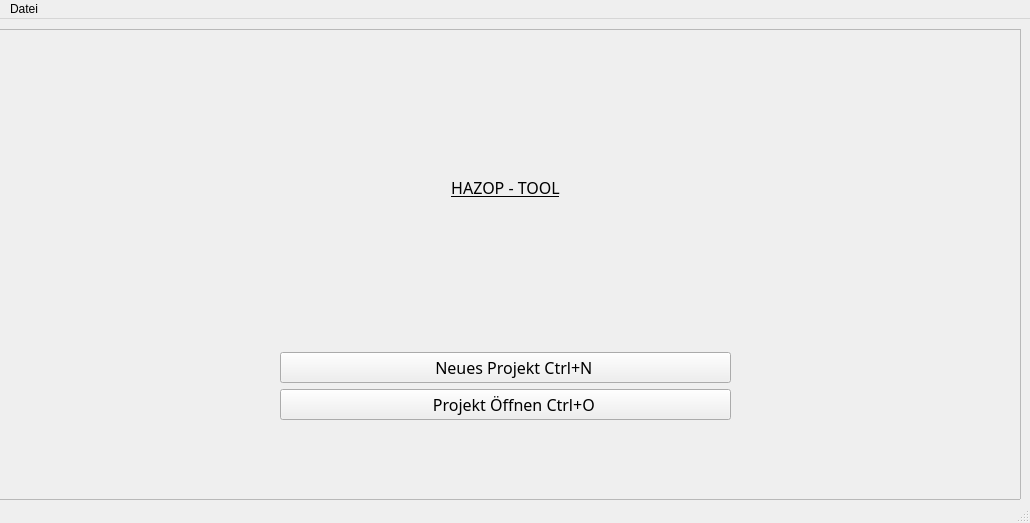
<?xml version="1.0" encoding="UTF-8"?>
<ui version="4.0">
 <class>MainWindow</class>
 <widget class="QMainWindow" name="MainWindow">
  <property name="geometry">
   <rect>
    <x>0</x>
    <y>0</y>
    <width>1030</width>
    <height>523</height>
   </rect>
  </property>
  <property name="windowTitle">
   <string>MainWindow</string>
  </property>
  <widget class="QWidget" name="centralwidget">
   <widget class="QFrame" name="frame">
    <property name="geometry">
     <rect>
      <x>-10</x>
      <y>10</y>
      <width>1031</width>
      <height>471</height>
     </rect>
    </property>
    <property name="font">
     <font>
      <family>Myriad CAD</family>
      <pointsize>14</pointsize>
      <underline>false</underline>
     </font>
    </property>
    <property name="frameShape">
     <enum>QFrame::StyledPanel</enum>
    </property>
    <property name="frameShadow">
     <enum>QFrame::Raised</enum>
    </property>
    <widget class="QWidget" name="gridLayoutWidget">
     <property name="geometry">
      <rect>
       <x>290</x>
       <y>0</y>
       <width>451</width>
       <height>391</height>
      </rect>
     </property>
     <layout class="QGridLayout" name="gridLayout">
      <item row="3" column="1">
       <widget class="QPushButton" name="btnOpen">
        <property name="font">
         <font>
          <family>Myriad CAD</family>
          <pointsize>12</pointsize>
          <underline>false</underline>
         </font>
        </property>
        <property name="statusTip">
         <string>Öffnet ein Projekt.</string>
        </property>
        <property name="text">
         <string>    Projekt Öffnen Ctrl+O</string>
        </property>
        <property name="icon">
         <iconset>
          <normaloff>../icons/Open_project_icon.png</normaloff>../icons/Open_project_icon.png</iconset>
        </property>
       </widget>
      </item>
      <item row="0" column="1">
       <widget class="QLabel" name="labelUber">
        <property name="font">
         <font>
          <family>Myriad CAD</family>
          <pointsize>14</pointsize>
          <underline>true</underline>
         </font>
        </property>
        <property name="toolTip">
         <string/>
        </property>
        <property name="whatsThis">
         <string/>
        </property>
        <property name="text">
         <string>&lt;html&gt;&lt;head/&gt;&lt;body&gt;&lt;p align=&quot;center&quot;&gt;&lt;span style=&quot; font-size:12pt;&quot;&gt;HAZOP - TOOL&lt;/span&gt;&lt;/p&gt;&lt;/body&gt;&lt;/html&gt;</string>
        </property>
       </widget>
      </item>
      <item row="2" column="1">
       <widget class="QPushButton" name="btnNew">
        <property name="font">
         <font>
          <family>Myriad CAD</family>
          <pointsize>12</pointsize>
          <underline>false</underline>
         </font>
        </property>
        <property name="statusTip">
         <string>Erstellt ein neues Projekt.</string>
        </property>
        <property name="text">
         <string>    Neues Projekt Ctrl+N</string>
        </property>
        <property name="icon">
         <iconset>
          <normaloff>../icons/new_project_icon.png</normaloff>../icons/new_project_icon.png</iconset>
        </property>
       </widget>
      </item>
     </layout>
    </widget>
   </widget>
  </widget>
  <widget class="QMenuBar" name="menubar">
   <property name="geometry">
    <rect>
     <x>0</x>
     <y>0</y>
     <width>1030</width>
     <height>26</height>
    </rect>
   </property>
   <widget class="QMenu" name="menuDatei">
    <property name="title">
     <string>Datei</string>
    </property>
    <addaction name="actionNew"/>
    <addaction name="actionOpen"/>
    <addaction name="actionSave"/>
    <addaction name="separator"/>
    <addaction name="actionClose"/>
   </widget>
   <addaction name="menuDatei"/>
  </widget>
  <widget class="QStatusBar" name="statusbar"/>
  <action name="actionNew">
   <property name="icon">
    <iconset>
     <normaloff>../icons/new_project_icon.png</normaloff>../icons/new_project_icon.png</iconset>
   </property>
   <property name="text">
    <string>Neues Projekt</string>
   </property>
   <property name="statusTip">
    <string>Erstellt ein neues Projekt.</string>
   </property>
   <property name="shortcut">
    <string>Ctrl+N</string>
   </property>
  </action>
  <action name="actionOpen">
   <property name="icon">
    <iconset>
     <normaloff>../icons/Open_project_icon.png</normaloff>../icons/Open_project_icon.png</iconset>
   </property>
   <property name="text">
    <string>Projekt Öffnen</string>
   </property>
   <property name="statusTip">
    <string>Öffnet ein Projekt.</string>
   </property>
   <property name="shortcut">
    <string>Ctrl+O</string>
   </property>
  </action>
  <action name="actionSave">
   <property name="icon">
    <iconset>
     <normaloff>../icons/save_project_icon.png</normaloff>../icons/save_project_icon.png</iconset>
   </property>
   <property name="text">
    <string>Projekt Speichern</string>
   </property>
   <property name="statusTip">
    <string>Speichert das aktuelle Projekt.</string>
   </property>
   <property name="shortcut">
    <string>Ctrl+S</string>
   </property>
  </action>
  <action name="actionClose">
   <property name="text">
    <string>Schließen</string>
   </property>
   <property name="statusTip">
    <string>Schließt das Programm.</string>
   </property>
  </action>
 </widget>
 <resources/>
 <connections/>
</ui>
